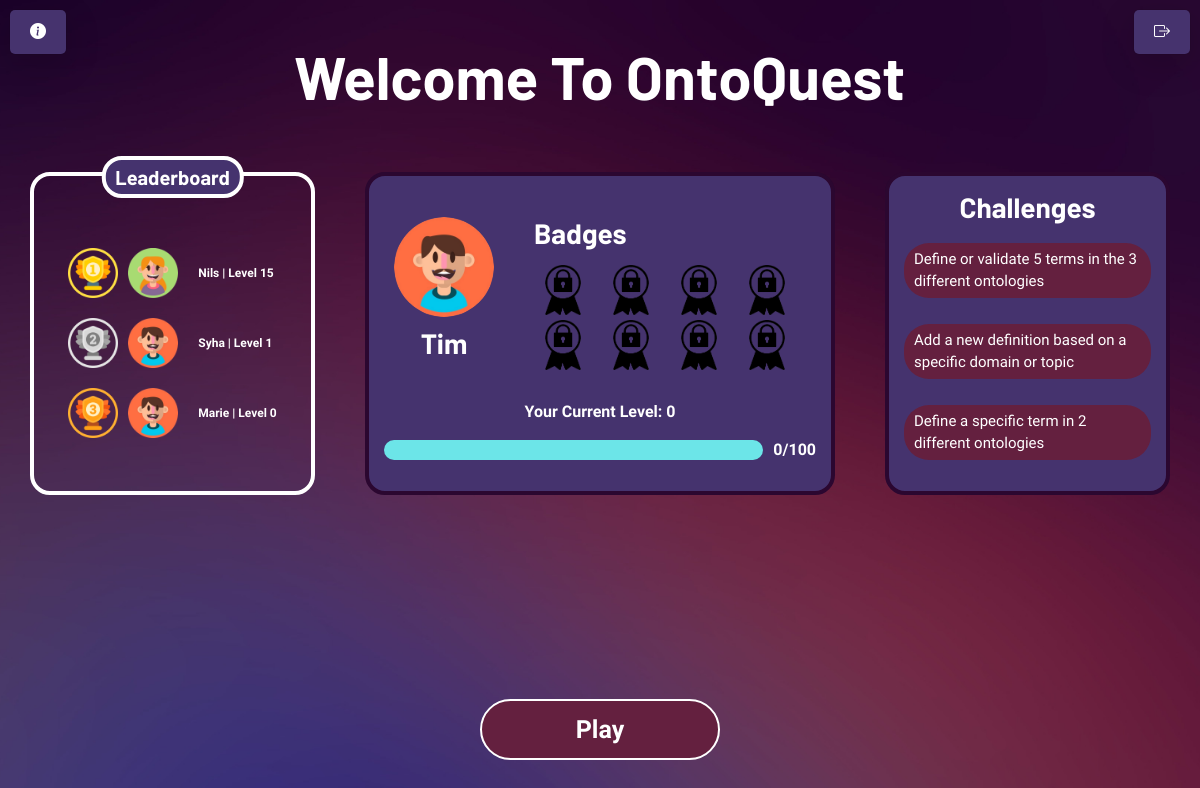
The app's page / (signed in) with its own data.
### website/models.py (models this page shows)
class Profile(db.Model):
    id = db.Column(db.Integer, primary_key=True)  # Unique identifier for the profile
    username = db.Column(db.String(150), nullable=False)  # User's username
    profile_picture = db.Column(db.String(150))  # File path for the profile picture
    level = db.Column(db.Integer)  # User's level in the game
    xp = db.Column(db.Integer, default=0)  # User's experience points, default to 0
    user_id = db.Column(db.Integer, db.ForeignKey('user.id'), nullable=False)  # Foreign key reference to the associated User
    user = db.relationship('User', back_populates="profile")

### website/views.py (the view, shortened to what this page needs)
@views.route('/', methods=['GET', 'POST'])
@login_required
def home():
    remove_duplicate_definition_db() # Remove duplicates definition from the database
    populate_definition_scores() # Populate definition scores from the ontologies
    remove_previous_entries(current_user.id) # Remove definitions and used words of the previous game
    leaderboard_profiles = Profile.query.order_by(Profile.xp.desc()).limit(3).all() # Retrieve the top 3 leaderboard profiles
    update_level_progression() # Update the level of all the profiles
    if current_user.is_authenticated:
        user_profile = Profile.query.filter_by(user_id=current_user.id).first() # Retrieve the user's profile
        if user_profile:
            user_profile.level = level_progression(user_profile.xp) # Update user's profile level
            db.session.commit()
            username = user_profile.username
            level = user_profile.level
            xp = user_profile.xp
            xp_percentage, xp_level, xp_to_reach = calculate_xp_percentage(level, xp) # Calculates different level information for the home page
            profile_picture = user_profile.profile_picture  # Retrieve the profile picture from the database
            return render_template('home.html', username=username, level=level, profile_picture=profile_picture,
                                   xp_percentage=xp_percentage, xp_level=xp_level, xp_to_reach=xp_to_reach, leaderboard_profiles=leaderboard_profiles)
    return render_template("home.html", user=current_user)

### website/__init__.py (called while the page is built)
def create_app():
    app = Flask(__name__)
    app.config['SECRET_KEY'] = 'qkfhuiqhwfu'
    app.config['SQLALCHEMY_DATABASE_URI'] = f'sqlite:///{path.join(app.root_path, DB_NAME)}'
    db.init_app(app)
    from .views import views
    from.auth import auth
    app.register_blueprint(views, url_prefix='/')
    app.register_blueprint(auth, url_prefix='/')
    from .models import User, Profile, DepartmentOntologyAssociation, Ontology, GameInformation, DefinitionScores
    create_database(app)
    login_manager = LoginManager()
    login_manager.login_view = 'auth.login'
    login_manager.init_app(app)
    @login_manager.user_loader
    def load_user(id):
        return User.query.get(int(id))
    return app

### website/manage_db.py (called while the page is built)
def remove_duplicate_definition_db():
    definition_scores = DefinitionScores.query.all()
    for definition in definition_scores:
        for definition_2 in definition_scores:
            if definition.id != definition_2.id:
                if definition.definition == definition_2.definition:
                    db.session.delete(definition_2) # Delete the duplicate definition from the database
    db.session.commit()

def remove_previous_entries(profile_id):
    previous_definitions = UserDefinitions.query.filter_by(profile_id=profile_id)
    if previous_definitions:
        for definition in previous_definitions:
            db.session.delete(definition)
            db.session.commit()
    previous_words = UsedWord.query.filter_by(profile_id=profile_id)
    if previous_words:
        for word in previous_words:
            db.session.delete(word)
            db.session.commit()

### website/views.py (called while the page is built)
def update_level_progression():
    user_profiles = Profile.query.all() # Retrieve all user profiles
    for profile in user_profiles:
        profile.level = level_progression(profile.xp) # Update the level based on the experience points
        db.session.commit() # Commit the changes to the database

def calculate_xp_percentage(level, xp):
    xp_to_reach = (level+1)*100 # Calculate the total xp required to reach the next level
    n = sum(i * 100 for i in range(level + 1))  # Calculate the total xp achieved up to the current level
    xp_level = xp - n # Calculate the current xp within the level
    xp_percentage = (xp_level * 100) / xp_to_reach # Calculate the xp percentage towards the next level
    return xp_percentage, xp_level, xp_to_reach # Return the calculated values as a tuple

### website/templates/home.html (shortened to what this page needs)
{% extends "base.html" %}
{% block styles %}
    <link rel="stylesheet" type="text/css" href="{{ url_for('static', filename='css/home.css') }}">
    <link rel="stylesheet" href="https://cdn.jsdelivr.net/npm/bootstrap-icons@1.11.3/font/bootstrap-icons.min.css">
{% endblock %}
{% block content %}
<a class="nav-item nav-link" id="information" href="{{ url_for('views.information') }}"><i class="bi bi-info-circle-fill"></i></a>
<a class="nav-item nav-link" id="logout" href="/logout"><i class="bi bi-box-arrow-right"></i></a>
<h1 class="scale-in-center">Welcome To OntoQuest</h1>
<div class="section">
    <div class="leaderboard">
        <h3 class="title">Leaderboard</h3>
        <div class="leaderboard-container">
            {% for i in range(1, 4) %}
            <div class="user-leaderboard">
                <img src="{{ url_for('static', filename='picture/leaderboard/' ~ i ~ '-place.png') }}" alt="{{ i }}-place">
                <img src="{{ url_for('static', filename=leaderboard_profiles[i-1].profile_picture) }}" alt="{{ i }} Picture">
                <div class="leaderboard-info">
                    <p>{{leaderboard_profiles[i-1].username}} | Level {{leaderboard_profiles[i-1].level}}</p>
                </div>
            </div>
            {% endfor %}
        </div>
    </div>
    <div class="user-profile">
        <div class="profile-details">
            <div class="user-details">
                <div class="profile-picture-container">
                    <img id="profile-picture" src="{{ url_for('static', filename=profile_picture) }}" alt="Profile Picture" onclick="openPictureModal()">
                </div>
                <h3>{{ username }}</h3>
            </div>
            <div class="badges-section">
                <h3>Badges</h3>
                <div class="badge-container">
                    {% for i in range(1, 9) %}
                    <img src="{{ url_for('static', filename='picture/locked_badge.png') }}" alt="locked_badges{{ i }}">
                    {% endfor %}
                </div>
            </div>
        </div>
        <div class="progress-bar-section">
            <div class="level-container">
                <p>Your Current Level: {{ level }}</p>
            </div>
            <div class="xp-level-container">
                <div class="progress-bar">
                </div>
                <p>{{xp_level}}/{{xp_to_reach}}</p>
            </div>
        </div>
    </div>
    <div class="challenges">
        <h3>Challenges</h3>
        <p class="challenge">Define or validate 5 terms in the 3 different ontologies</p>
        <p class="challenge">Add a new definition based on a specific domain or topic</p>
        <p class="challenge">Define a specific term in 2 different ontologies</p>
    </div>
</div>
<a class="nav-item nav-link" id="play" href="/department">Play</a>
{% endblock %}

### website/static/css/base.css (style rules this page uses)
body { background-image: url('../picture/light-abstract-colourful.jpg'); background-color: #cccccc; background-size: cover; background-position: center; background-attachment: fixed; font-family: "Open Sans" }
h1, h3 { font-family: "Barlow" }

### website/static/css/home.css (style rules this page uses)
body { display: flex; justify-content: center; align-items: center; height: 100vh; margin: 0; position: relative; }
#information, #logout { display: inline-flex; align-items: center; justify-content: center; text-align: center; padding: 10px 20px; border-radius: 5px; box-shadow: rgba(0, 0, 0, 0.16) 0px 10px 36px 0px, rgba(0, 0, 0, 0.06) 0px 0px 0px 1px; text-decoration: none; color: white; }
#logout { position: absolute; top: 10px; right: 10px; background-color: #46336e; }
#information { position: absolute; top: 10px; left: 10px; background-color: #46336e; }
h1 { text-align: center; color: white; font-weight: bold; font-size: 60px; margin: 40px auto 60px; padding: 0; }
.section { display: flex; align-items: stretch; justify-content: center; }
.leaderboard { position: relative; width: 25%; padding: 15px; border: 4px solid white; border-radius: 20px; color: white; display: flex; flex-direction: column; align-items: center; }
.title { position: absolute; top: -20px; left: 50%; transform: translateX(-50%); z-index: 1; font-weight: bold; border: 4px solid white; border-radius: 20px; padding: 5px 10px; background-color: #45336E; font-size: 20px; }
.leaderboard-container { margin: auto 0; flex-direction: column; align-items: center; }
.user-leaderboard { display: flex; align-items: center; gap: 10px; margin-top: 20px; }
.leaderboard-info { margin-left: 10px; }
.leaderboard-info p { font-weight: bold; font-size: 12px; margin: 0; line-height: 45px; }
.leaderboard-container img { width: 50px; }
.user-profile { flex: 1; margin: 0 50px; padding: 15px; border: 4px solid #2B0730; border-radius: 20px; background-color: #45336E; color: white; display: flex; flex-direction: column; align-items: center; justify-content: center; }
.profile-details { display: flex; align-items: flex-start; }
.profile-details h3 { margin: 0 0 10px; font-weight: bold; margin-right: 20px; }
.profile-picture-container { overflow: hidden; margin-right: 20px; }
.profile-picture-container img { width: 100px; height: 100px; margin: 10px; cursor: pointer; object-fit: cover; border-radius: 50%; }
.user-details { display: flex; flex-direction: column; text-align:center; }
.badges-section { padding: 10px; }
.badge-container { display: flex; flex-wrap: wrap; justify-content: space-around; }
.badge-container img { width: 50px; height: 50px; margin-right: 10px; margin-top: 5px; }
.progress-bar-section { width: 100%; margin-top: 20px; display: flex; flex-direction: column; align-items: center; font-weight: bold; }
.level-container { width: 100%; text-align: center; }
.progress-bar { width: 100%; height: 20px; background-color: #6CE5E8; border-radius: 10px; overflow: hidden; }
.xp-level-container { width: 100%; display: flex; align-items: center; justify-content: space-between; gap: 10px; }
.xp-level-container p { margin: 0; line-height: 20px; }
.challenges { width: 25%; padding: 15px; border: 4px solid #2B0730; border-radius: 20px; background-color: #45336E; color: white; display: flex; flex-direction: column; align-items: center; }
.challenges h3 { font-weight: bold; }
.challenge { background-color:#64203F; border-radius: 25px; padding: 5px 10px; margin-top: 10px; font-size: 15px; }
#play { font-size: 25px; padding: 10px 10px; background-color: #64203F; color: white; text-decoration: none; border: 2px solid white; border-radius: 35px; font-weight: bold; text-align: center; width:20%; display: block; position: absolute; bottom: 40px; left: 50%; transform: translateX(-50%); }
.scale-in-center { -webkit-animation: scale-in-center 0.5s cubic-bezier(0.250, 0.460, 0.450, 0.940) both; animation: scale-in-center 0.5s cubic-bezier(0.250, 0.460, 0.450, 0.940) both; }

### records on screen
Profile: profile_picture (picture), username "Nils", level "15"
Profile: profile_picture (picture), username "Syha", level "1"
Profile: profile_picture (picture), username "Marie", level "0"
Profile: profile_picture (picture), username "Tim"

### other values on screen
{{ level }} "0"
{{ xp_level }} "0"
{{ xp_to_reach }} "100"
